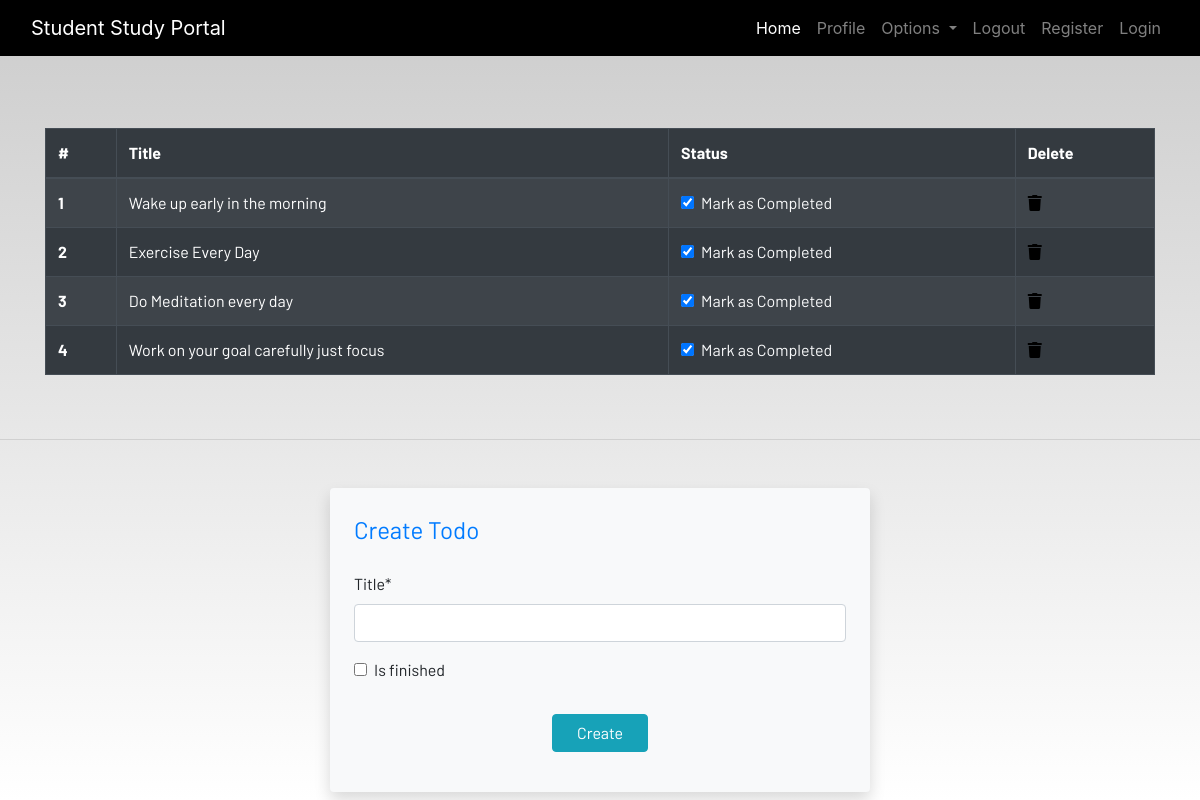
The app's page /todo (signed in) with its own data.
### dashboard/models.py (models this page shows, shortened)
class Todo(models.Model):
  user = models.ForeignKey(User,on_delete=models.CASCADE)
  title = models.CharField(max_length=100)
  is_finished = models.BooleanField(default=False)

### dashboard/views.py (the view)
# urls.py: path('todo',views.todo,name='todo'),
@login_required
def todo(request):
  if request.method == 'POST':
    form = TodoForm(request.POST)
    if form.is_valid():
      try:
        finished =request.POST['is_finished']
        if finished == 'on':
          finished = True
        else:
          finished = False
      except:
        finished = False
      todos = Todo(
        user = request.user,
        title = request.POST['title'],
        is_finished = finished
      )
      todos.save()
      messages.success(request, F'Todo added from {request.user.username}!!')
  else:
    form = TodoForm()
  todo = Todo.objects.filter(user=request.user)
  if len(todo) == 0:
    todos_done = True
  else:
    todos_done = False
  context = {
    'form': form,
    'todos' : todo,
    'todos_done' : todos_done
  }
  return render(request,'dashboard/todo.html',context)

### dashboard/forms.py
class TodoForm(forms.ModelForm):
  class Meta:
    model = Todo
    fields = ['title', 'is_finished']

### dashboard/templates/dashboard/todo.html (shortened to what this page needs)
{% extends 'dashboard/base.html' %}
{% load static %}
{% load crispy_forms_tags %}
{% block content %}
<div class="container mt-4">
  {% if not toods_done %}
    <div class="table-responsive">
      <table class="table table-striped table-bordered table-hover table-dark">
        <thead class="thead-dark">
          <tr>
            <th>#</th>
            <th>Title</th>
            <th>Status</th>
            <th>Delete</th>
          </tr>
        </thead>
        <tbody>
          {% for todo in todos %}
          <tr>
            <th scope="row">{{ forloop.counter }}</th>
            <td>{{ todo.title }}</td>
            <td>
              <a href="{% url 'updated-todos' todo.id %}">
                <div class="form-check">
                  <input class="form-check-input" type="checkbox" {% if todo.is_finished %}checked{% endif %}>
                  <label class="form-check-label text-light">Mark as Completed</label>
                </div>
              </a>
            </td>
            <td>
              <a href="{% url 'deleted_todo' todo.id %}" class="text-danger">
                <i class="fa fa-trash"></i>
              </a>
            </td>
          </tr>
          {% endfor %}
        </tbody>
      </table>
    </div>
  {% else %}
    <h4 class="text-success text-center my-4">All tasks have been completed! 🎉</h4>
  {% endif %}
</div>
<hr class="my-5">
<div class="container">
  <div class="row justify-content-center">
    <div class="col-md-6">
      <form method="POST" class="p-4 shadow rounded bg-light">
        <fieldset class="form-group">
          <legend class="mb-4 text-primary">Create Todo</legend>
          {{ form|crispy }}
        </fieldset>
        <div class="form-group text-center mt-3">
          <button class="btn btn-info px-4" type="submit">Create</button>
        </div>
      </form>
    </div>
  </div>
</div>
{% endblock content %}

### static/css/main.css (style rules this page uses)
html { scroll-behavior: smooth; height: 100%; width: 100%; }
a { text-decoration: none !important; color: black; }
html, body { max-width: 100%; overflow-x: hidden; height: 100%; width: 100%; }
body { background: linear-gradient(rgba(0, 0, 0, 0.2), rgba(255, 255, 255, 0.5)); overflow-x: hidden; background-repeat: no-repeat; }
.fa { color: black; }

### records on screen
Todo: title "Wake up early in the morning", is_finished "☑"
Todo: title "Exercise Every Day", is_finished "☑"
Todo: title "Do Meditation every day", is_finished "☑"
Todo: title "Work on your goal carefully just focus", is_finished "☑"
